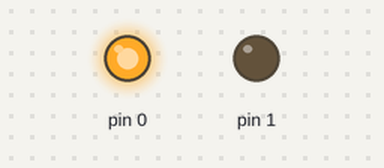
The sketch below on a simulated Arduino Uno, built with avr-gcc and run on an emulated ATmega328P. On the bench: output pins drawn as LEDs (lit = HIGH).

Above: at 0.02 s.
At 1.47 s:
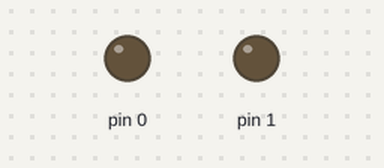
At 2.92 s:
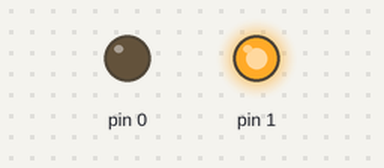
Timing chart, 0 to 3.2 s (numbered marks = the images above):
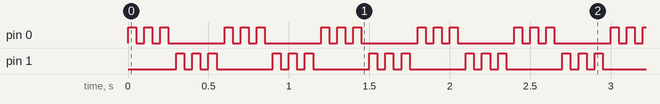

Measured:
- by itself, pin 0, pin 1: repeats every 0.60 s: 2 × (LOW 0.05 s, HIGH 0.05 s), LOW 0.35 s, HIGH 0.05 s

The sketch:

police_lights.ino
```cpp
void red(){
  digitalWrite(0, HIGH);
  delay(50);
  digitalWrite(0, LOW);
  delay(50);
}
void blue(){
  digitalWrite(1, HIGH);
  delay(50);
  digitalWrite(1, LOW);
  delay(50);
}
void setup() {
  pinMode(0, OUTPUT);
  pinMode(1, OUTPUT);
}

void loop() {
  for(int i = 0; i < 3; i++){
    red();
  }
  for(int i = 0; i < 3; i++){
    blue();
  }
}
```
